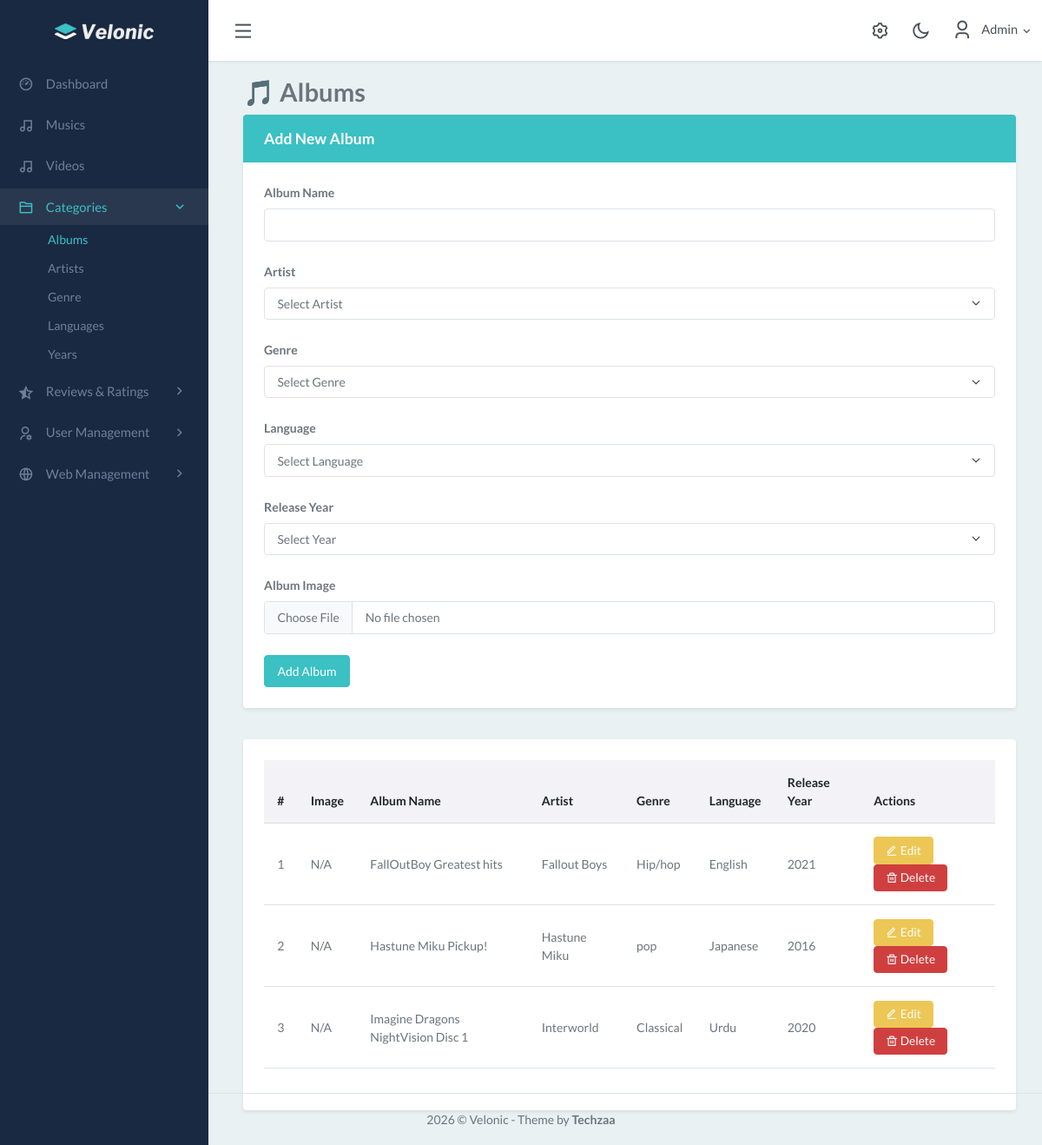
/admin/album.php (signed in), run on the app's committed database.
### tables this page shows
CREATE TABLE `users` (
  `id` int(11) NOT NULL,
  `name` varchar(100) DEFAULT NULL,
  `email` varchar(100) DEFAULT NULL,
  `password` varchar(255) DEFAULT NULL,
  `role` enum('admin','user') DEFAULT 'user',
  `status` tinyint(1) NOT NULL DEFAULT 0
);

CREATE TABLE `albums` (
  `id` int(11) NOT NULL,
  `album_name` varchar(255) DEFAULT NULL,
  `artist_id` int(11) DEFAULT NULL,
  `genre_id` int(11) DEFAULT NULL,
  `language_id` int(11) DEFAULT NULL,
  `release_year` int(11) DEFAULT NULL,
  `album_image` varchar(255) DEFAULT NULL,
  `image` varchar(255) DEFAULT NULL
);

CREATE TABLE `artists` (
  `id` int(11) NOT NULL,
  `artist_name` varchar(255) DEFAULT NULL,
  `artist_image` varchar(255) DEFAULT NULL
);

CREATE TABLE `genres` (
  `id` int(11) NOT NULL,
  `genre_name` varchar(100) DEFAULT NULL
);

CREATE TABLE `languages` (
  `id` int(11) NOT NULL,
  `language_name` varchar(100) DEFAULT NULL
);

### admin/album.php (the view, shortened to what this page needs)
<?php
include '../config/db_connection.php';
$edit_album = null;
$albums = mysqli_query(
    $con,
    "SELECT albums.*, artists.artist_name, genres.genre_name, languages.language_name
     FROM albums
     LEFT JOIN artists ON albums.artist_id=artists.id
     LEFT JOIN genres  ON albums.genre_id=genres.id
     LEFT JOIN languages ON albums.language_id=languages.id
     ORDER BY albums.id DESC"
);
?>
<?php include './base/header.php'; ?>
<div class="main-content" style="margin-left: 250px; padding: 20px;">
    <div class="container-fluid">
        <h2>🎵 Albums</h2>
        <div class="card shadow-sm mb-4">
            <div class="card-header bg-primary text-white">
                <h4 class="mb-0"><?= $edit_album ? 'Edit Album' : 'Add New Album' ?></h4>
            </div>
            <div class="card-body">
                <form method="POST" enctype="multipart/form-data">
                    <div class="mb-3">
                        <label class="form-label">Album Name</label>
                        <input type="text" name="name" class="form-control" required
                            value="<?= $edit_album ? htmlspecialchars($edit_album['album_name']) : '' ?>">
                    </div>
                    <div class="mb-3">
                        <label class="form-label">Artist</label>
                        <select name="artist" class="form-select" required>
                            <option value="">Select Artist</option>
                        </select>
                    </div>
                    <div class="mb-3">
                        <label class="form-label">Genre</label>
                        <select name="genre" class="form-select" required>
                            <option value="">Select Genre</option>
                        </select>
                    </div>
                    <div class="mb-3">
                        <label class="form-label">Language</label>
                        <select name="language" class="form-select" required>
                            <option value="">Select Language</option>
                        </select>
                    </div>
                    <div class="mb-3">
                        <label class="form-label">Release Year</label>
                        <select name="year" class="form-select" required>
                            <option value="">Select Year</option>
                        </select>
                    </div>
                    <div class="mb-3">
                        <label class="form-label">Album Image</label>
                        <input type="file" name="image" class="form-control">
                    </div>
                    <button type="submit" name="<?= $edit_album ? 'update' : 'add' ?>" class="btn btn-primary">
                        <?= $edit_album ? 'Update Album' : 'Add Album' ?>
                    </button>
                </form>
            </div>
        </div>
        <div class="card shadow-sm">
            <div class="card-body table-responsive">
                <table class="table table-hover align-middle">
                    <thead class="table-light">
                        <tr>
                            <th>#</th>
                            <th>Image</th>
                            <th>Album Name</th>
                            <th>Artist</th>
                            <th>Genre</th>
                            <th>Language</th>
                            <th>Release Year</th>
                            <th>Actions</th>
                        </tr>
                    </thead>
                    <tbody>
                        <?php $i = 1;
                        while ($r = mysqli_fetch_assoc($albums)): ?>
                            <tr>
                                <td><?= $i++ ?></td>
                                <td>
                                    <?php if ($r['image'] && file_exists('../media/' . $r['image'])): ?>
                                        <img src="../media/<?= htmlspecialchars($r['image']) ?>" alt="Album Image"
                                            style="height:50px;">
                                    <?php else: ?>
                                        N/A
                                    <?php endif; ?>
                                </td>
                                <td><?= htmlspecialchars($r['album_name']) ?></td>
                                <td><?= htmlspecialchars($r['artist_name']) ?></td>
                                <td><?= htmlspecialchars($r['genre_name']) ?></td>
                                <td><?= htmlspecialchars($r['language_name']) ?></td>
                                <td><?= htmlspecialchars($r['release_year']) ?></td>
                                <td>
                                    <a href="?edit=<?= $r['id'] ?>" class="btn btn-sm btn-warning">
                                        <i class="ri-edit-line"></i> Edit
                                    </a>
                                    <a href="?delete=<?= $r['id'] ?>" class="btn btn-sm btn-danger"
                                        onclick="return confirm('Are you sure you want to delete this album?');">
                                        <i class="ri-delete-bin-line"></i> Delete
                                    </a>
                                </td>
                            </tr>
                        <?php endwhile; ?>
                    </tbody>
                </table>
            </div>
        </div>
    </div>
</div>
<?php include './base/footer.php'; ?>

### admin/base/header.php (shortened to what this page needs)
<?php
include __DIR__ . '/../../config/db_connection.php';
$admin_id = (int) $_SESSION['user_id'];
$admin_name = "";
$stmt = mysqli_prepare($con, "SELECT name FROM users WHERE id = ?");
mysqli_stmt_bind_param($stmt, "i", $admin_id);
mysqli_stmt_execute($stmt);
$result = mysqli_stmt_get_result($stmt);
if ($row = mysqli_fetch_assoc($result)) {
    $admin_name = htmlspecialchars($row['name']);
} else {
    session_destroy();
    header("Location: /sound/login.php");
    exit;
}
?>
<!DOCTYPE html>
<html lang="en">
<head>
    <link rel="stylesheet" href="/sound/admin/css/daterangepicker.css">
    <link rel="stylesheet" href="/sound/admin/css/jquery.vectormap/jquery-jvectormap-1.2.2.css">
    <link href="https://cdn.jsdelivr.net/npm/sweetalert2@11/dist/sweetalert2.min.css" rel="stylesheet">
    <link href="/sound/admin/css/app.min.css" rel="stylesheet" type="text/css" id="app-style" />
    <link href="/sound/admin/css/icons.min.css" rel="stylesheet" type="text/css" />
    <link rel="stylesheet" href="https://cdnjs.cloudflare.com/ajax/libs/remixicon/4.6.0/remixicon.css"
 />
    <link rel="stylesheet" href="https://cdnjs.cloudflare.com/ajax/libs/remixicon/4.6.0/remixicon.min.css"
 />
</head>
<body>
    <div class="wrapper">
        <div class="navbar-custom">
            <div class="topbar container-fluid">
                <div class="d-flex align-items-center gap-1">
                    <button class="button-toggle-menu">
                        <i class="ri-menu-line"></i>
                    </button>
                </div>
                <ul class="topbar-menu d-flex align-items-center gap-3">
                    <li class="d-none d-sm-inline-block">
                        <a class="nav-link" data-bs-toggle="offcanvas" href="#theme-settings-offcanvas">
                            <i class="ri-settings-3-line fs-22"></i>
                        </a>
                    </li>
                    <li class="d-none d-sm-inline-block">
                        <div class="nav-link" id="light-dark-mode">
                            <i class="ri-moon-line fs-22"></i>
                        </div>
                    </li>
                    <li class="dropdown">
                        <a class="nav-link dropdown-toggle arrow-none nav-user" data-bs-toggle="dropdown" href="#"
                            role="button" aria-haspopup="false" aria-expanded="false">
                            <span class="account-user-avatar">
                                <i class="ri-user-3-line fs-3"></i>
                            </span>
                            <span class="d-lg-block d-none">
                                <h5 class="my-0 fw-normal">
                                    <?= $admin_name ?>
                                    <i class="ri-arrow-down-s-line d-none d-sm-inline-block align-middle"></i>
                                </h5>
                            </span>
                        </a>
                    </li>
                </ul>
            </div>
        </div>
        <div class="leftside-menu">
            <a href="index.php" class="logo logo-light">
                <span class="logo-lg">
                    <img src="./images/logo.png" alt="logo">
                </span>
            </a>
            <div class="h-100" id="leftside-menu-container" data-simplebar>
                <ul class="side-nav">
                    <li class="side-nav-item">
                        <a href="index.php" class="side-nav-link">
                            <i class="ri-dashboard-3-line"></i>
                            <span> Dashboard </span>
                        </a>
                    </li>
                    <li class="side-nav-item">
                        <a href="/sound/admin/music.php" class="side-nav-link">
                            <i class="ri-music-2-line"></i>
                            <span> Musics </span>
                        </a>
                    </li>
                    <li class="side-nav-item">
                        <a href="/sound/admin/video.php" class="side-nav-link">
                            <i class="ri-music-2-line"></i>
                            <span> Videos </span>
                        </a>
                    </li>
                    <li class="side-nav-item">
                        <a data-bs-toggle="collapse" href="#sidebarCategories" aria-expanded="false"
                            aria-controls="sidebarCategories" class="side-nav-link">
                            <i class="ri-folder-2-line"></i>
                            <span> Categories </span>
                            <span class="menu-arrow"></span>
                        </a>
                        <div class="collapse" id="sidebarCategories">
                            <ul class="side-nav-second-level">
                                <li><a href="album.php">Albums</a></li>
                                <li><a href="artist.php">Artists</a></li>
                                <li><a href="genre.php">Genre</a></li>
                                <li><a href="languages.php">Languages</a></li>
                                <li><a href="years.php">Years</a></li>
                            </ul>
                        </div>
                    </li>
                    <li class="side-nav-item">
                        <a data-bs-toggle="collapse" href="#sidebarBaseUI" aria-expanded="false"
                            aria-controls="sidebarBaseUI" class="side-nav-link">
                            <i class="ri-star-half-line"></i>
                            <span> Reviews & Ratings </span>
                            <span class="menu-arrow"></span>
                        </a>
                    </li>
                    <li class="side-nav-item">
                        <a data-bs-toggle="collapse" href="#sidebarExtendedUI" aria-expanded="false"
                            aria-controls="sidebarExtendedUI" class="side-nav-link">
                            <i class="ri-user-settings-line"></i>
                            <span> User Management </span>
                            <span class="menu-arrow"></span>
                        </a>
                    </li>
                    <li class="side-nav-item">
                        <a data-bs-toggle="collapse" href="#sidebarIcons" aria-expanded="false"
                            aria-controls="sidebarIcons" class="side-nav-link">
                            <i class="ri-global-line"></i>
                            <span> Web Management </span>
                            <span class="menu-arrow"></span>
                        </a>
                    </li>
                </ul>
            </div>
        </div>

### data on the page
users: name "Admin"
albums: shows "N/A", album_name "FallOutBoy Greatest hits", artist.artist_name "Fallout Boys", genre.genre_name "Hip/hop", language.language_name "English", release_year "2021"
albums: shows "N/A", album_name "Hastune Miku Pickup!", artist.artist_name "Hastune Miku", genre.genre_name "pop", language.language_name "Japanese", release_year "2016"
albums: shows "N/A", album_name "Imagine Dragons NightVision Disc 1", artist.artist_name "Interworld", genre.genre_name "Classical", language.language_name "Urdu", release_year "2020"
